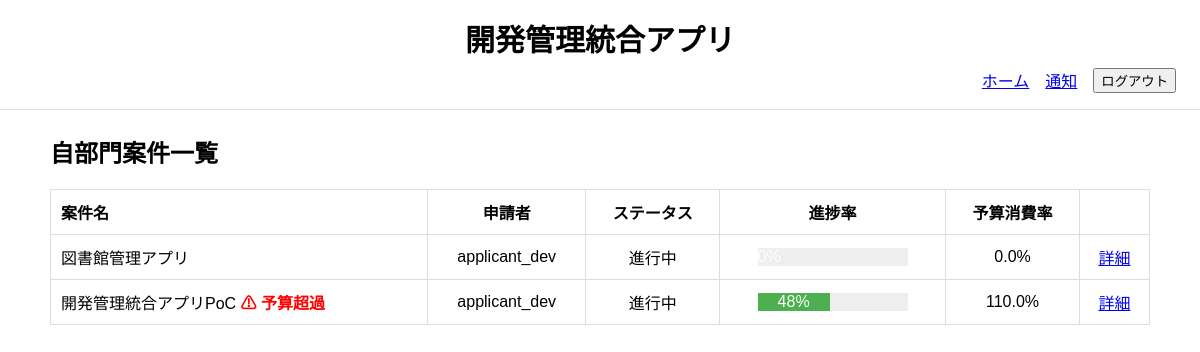
Screenshot of /department/projects/ (signed in) with the database file from the repository.
### project_management_app/models.py (models this page shows, shortened)
class Project(models.Model):
    class Status(models.TextChoices):
        DRAFT = "draft", "下書き"
        PENDING_MANAGER = "pending_manager", "部門承認待ち"
        PENDING_HQ = "pending_hq", "本部承認待ち"
        APPROVED = "approved", "承認済"
        IN_PROGRESS = "in_progress", "進行中"
        COMPLETED = "completed", "完了"
        REJECTED = "rejected", "却下"
    name = models.CharField("案件名", max_length=200)
    description = models.TextField("目的・概要")
    applicant = models.ForeignKey(
        CustomUser,
        verbose_name="案件担当者",
        on_delete=models.SET_NULL,
        null=True,
        blank=True,
        related_name="applied_projects"
    )
    department = models.ForeignKey(
        Department,
        verbose_name="担当部門",
        on_delete=models.PROTECT,
        related_name="projects",
    )
    estimated_budget = models.DecimalField(
        "予算額", max_digits=12, decimal_places=0
        )
    progress_rate = models.PositiveIntegerField(
        "全体進捗率",
        default=0,
        validators=[MinValueValidator(0), MaxValueValidator(100)]
    )
    status = models.CharField(
        "ステータス",
        max_length=30,
        choices=Status.choices,
        default=Status.DRAFT
    )
    submitted_at = models.DateField("申請日", null=True, blank=True)
    start_date = models.DateField("開始日", null=True, blank=True)
    due_date = models.DateField("期限", null=True, blank=True)
    approved_at = models.DateField("最終承認日", null=True, blank=True)
    completed_at = models.DateField("完了日", null=True, blank=True)
    created_at = models.DateTimeField("作成日時", auto_now_add=True)
    updated_at = models.DateTimeField("更新日時", auto_now=True)
    class Meta:
        verbose_name = "案件"
        verbose_name_plural = "案件"
        ordering = ["-created_at"]
    @property
    def total_actual_amount(self):
        return (
            self.budget_records.aggregate(
                total=Sum("amount")
            )["total"] or 0
        )
    @property
    def consumption_rate(self):
        if not self.estimated_budget:
            return 0
        return round(
            (self.total_actual_amount / self.estimated_budget) * 100, 1
        )
    @property
    def is_over_budget(self):
        return self.total_actual_amount > self.estimated_budget

class CustomUser(AbstractUser):
    class Role(models.TextChoices):
        MEMBER = "member", "タスク担当者"
        APPLICANT = "applicant", "申請者"
        MANAGER = "manager", "部門管理者"
        HQ = "hq", "本部管理者"
    department = models.ForeignKey(
        Department,
        verbose_name="所属部門",
        on_delete=models.PROTECT,
        related_name="users",
        null=True,
        blank=True
    )
    role = models.CharField(
        "ロール",
        max_length=30,
        choices=Role.choices,
        default=Role.APPLICANT
    )
    class Meta:
        verbose_name = "ユーザー"
        verbose_name_plural = "ユーザー"

### project_management_app/views.py (the view)
# urls.py: path("department/projects/", DepartmentProjectListView.as_view(), name="department_project_list"),
class DepartmentProjectListView(LoginRequiredMixin, ListView):
    model = Project
    template_name = "project_management_app/department_project_list.html"
    context_object_name = "projects"
    paginate_by = 20
    def get_queryset(self):
        return (
            Project.objects.filter(
                department=self.request.user.department
            )
            .select_related("applicant", "department")
            .order_by("-created_at")
        )

### project_management_app/context_processors.py (called while the page is built)
def notification_count(request):
    if request.user.is_authenticated:
        count = Notification.objects.filter(
            recipient=request.user,
            is_read=False
        ).count()
    else:
        count = 0
    return {
        "unread_notification_count": count
    }

def pending_approval_count(request):
    if request.user.is_authenticated:
        if request.user.role == "manager":
            count = Project.objects.filter(
                department=request.user.department,
                status=Project.Status.PENDING_MANAGER
            ).count()
        elif request.user.role == "hq":
            count = Project.objects.filter(
                status=Project.Status.PENDING_HQ
            ).count()
        else:
            count = 0
    else:
        count = 0
    return {
        "pending_approval_count": count
    }

### project_management_app/templates/project_management_app/department_project_list.html (shortened to what this page needs)
{% extends "project_management_app/base.html" %}
{% block content %}
<h2>自部門案件一覧</h2>
<table>
    <tr>
        <th>案件名</th>
        <th>申請者</th>
        <th>ステータス</th>
        <th>進捗率</th>
        <th>予算消費率</th>
        <th></th>
    </tr>
    {% for project in projects %}
    <tr>
        <td>
            {{ project.name }}
            {% if project.is_over_budget %}
                <span class="warning">⚠ 予算超過</span>
            {% endif %}
        </td>
        <td>{{ project.applicant.username }}</td>
        <td>{{ project.get_status_display }}</td>
        <td style="text-align:center;">
            <div style="background:#eee; width:150px; display:inline-block;">
                <div style="
                    background:#4caf50;
                    width:{{ project.progress_rate }}%;
                    text-align:center;
                    color:white;
                ">
                    {{ project.progress_rate }}%
                </div>
            </div>
        </td>
        <td>{{ project.consumption_rate }}%</td>
        <td>
            <a href="{% url 'project_detail' project.pk %}">
                詳細
            </a>
        </td>
    </tr>
    {% empty %}
    <tr>
        <td colspan="5">案件がありません</td>
    </tr>
    {% endfor %}
</table>
{% endblock %}

### project_management_app/static/project_management_app/base.css (style rules this page uses)
body { font-family: sans-serif; margin: 0; }
table { width: 100%; border-collapse: collapse; }
th, td { text-align: center; vertical-align: middle; padding: 10px; border: 1px solid #ddd; }
th:first-child, td:first-child { text-align: left; }
.warning { color: red; font-weight: bold; }

### rows the page displays
Project: name "図書館管理アプリ", applicant.username "applicant_dev", status "進行中", consumption_rate "0.0"
Project: name "開発管理統合アプリPoC", shows "⚠ 予算超過", applicant.username "applicant_dev", status "進行中", progress_rate "48", consumption_rate "110.0"
